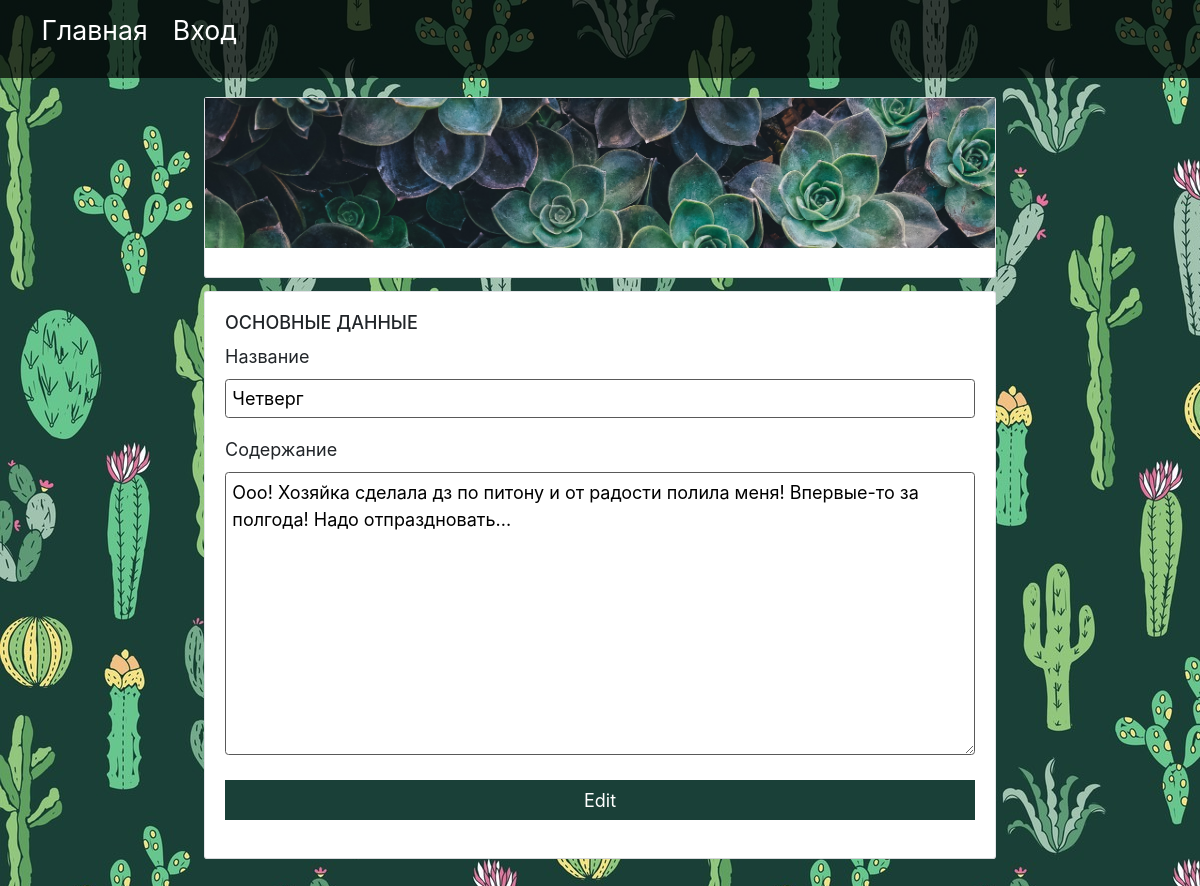
The page /update/22/ on the database its author committed.
### blog/models.py (models this page shows)
class Articles(models.Model):
    name = models.CharField(max_length=140)
    content = models.TextField()
    created_at = models.DateField(default=timezone.now)
    comments_on = models.BooleanField(default=True)
    likes = models.IntegerField(default=0)
    user = models.ForeignKey('auth.User', to_field='username')

### blog/views.py (the view)
# urls.py: url(r'^update/(?P<article_id>\d+)/$', update_view, name="update_article"),
def update_view(request,article_id):
    article = get_object_or_404(Articles, id=article_id)
    if request.method == 'POST':
        form = EditArticle(data=request.POST, instance=article)
        if form.is_valid():
            form.save()
            return HttpResponseRedirect('/')
        else:
            print(form.errors)
            return HttpResponse('Bad request')
    else:
        form = EditArticle(instance=article)
        return render(request, 'blog/edit.html', {
            'form' : form,
            'auth': request.user.is_authenticated,
        })

### blog/forms.py
class EditArticle(forms.ModelForm):
    class Meta:
        model = Articles
        fields = ('name', 'content',)

### blog/templates/blog/edit.html (shortened to what this page needs)
{% extends 'blog/_base.html' %}
{% block content %}
    <div class="block">
        <form class="new-article" action="{% url 'update_article' article_id=form.instance.id %}" method="POST">
            <div class="row">
                <div class="col-lg-12">
                    <h6> Основные данные </h6>
                    <div class="form-group">
                        <label>Название</label>
                        <br>
                        {{ form.name }}
                    </div>
                    <div class="form-group">
                        <label>Содержание</label>
                        <br>
                        {{ form.content }}
                    </div>
                </div>
                <div class="col-lg-12">
                    <div class="form-group">
                        <button type="submit">Edit</button>
                    </div>
                </div>
            </div>
        </form>
    </div>
{% endblock %}
{% block title %}
    <h1>{{ title }}</h1>
{% endblock %}
{% block menu %}
    <ul>
        <li><a href="{% url 'home' %}">Главная</a></li>
        {% if not auth %}
        <li><a href="/admin/login">Вход</a></li>
            {% else %}
            <li><a href="/admin/logout">Выход</a></li>
        {% endif %}
    </ul>
{% endblock %}

### blog/static/blog/css/style.css (style rules this page uses)
body { background-image: url(../img/back.jpg); padding: 0px; background-color: #1a4038; }
a { text-decoration: none; }
.block { position: relative; background: #fff; border-radius: 2px; box-shadow: 0 1px 0 0 #d7d8db, 0 0 0 1px #e3e4e8; margin: 15px 0 0; }
menu > ul > li { display: inline-block; padding-right: 20px; }
menu > ul > li a { color: white; font-size: 20pt; }
.header-name > h1 { margin-top: 0; padding: 5px; }
.block > form { padding: 20px; }
.form-group > input[type="text"], .form-group > textarea { width: 100%; }
.form-group > button[type="submit"] { width: 100%; background: #1a4038; }

### rows shown on the page
Articles: name "Четверг", content "Ооо! Хозяйка сделала дз по питону и от радости полила меня! Впервые-то за полгода! Надо отпраздновать..."
